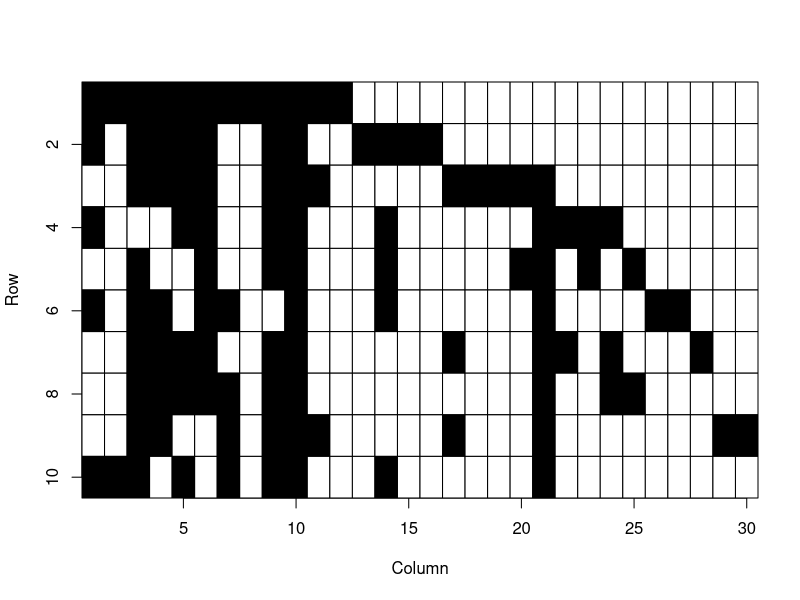

Recreate this plot in R.
########## Coding Assignment 2 #############
############## Susan Cherry ################
########## Indian Buffet Process ###########

install.packages('plotrix')

IBP= function(N, alpha){
  ## Function for the Indian Buffet Process ##
  
  #### first customer
  num_first=rpois(1,alpha)
  #intialize grid
  customer_grid=matrix(1,nrow=1,ncol=num_first)
  rest_tally=rep(1,num_first)
  
  #### remaining customers
  for (i in 2:N){
    new_cust=rep(0,length(rest_tally))
  
    
    for (j in 1:length(rest_tally)){
      #prob of trying an already sampled dish
      dish_prob=rest_tally[j]/i
      
      #update if they choose to sample
      if (runif(1)<dish_prob){
        rest_tally[j]=rest_tally[j]+1
        new_cust[j]=1
      }
    }
      #choose how many new dishes they try 
      num_new=rpois(1,alpha/i)
      if (num_new>0){
        #add new dishes to rest_tally and the customers list 
        rest_tally=append(rest_tally, rep(1,num_new))  
        new_cust=append(new_cust, rep(1,num_new)) 
        #append 0s to prev customers for those dishes 
        new_matrix=matrix(0,dim(customer_grid)[1],ncol=num_new)
        customer_grid=cbind(customer_grid,new_matrix)
        
      }
    #add newest customer to cust_grid  
    customer_grid=rbind(customer_grid,new_cust)
  }
  
  #return the grid of which customers sampled which dishes
  return(customer_grid)
}

test=IBP(10,10)
plotrix::color2D.matplot(test*-1)
